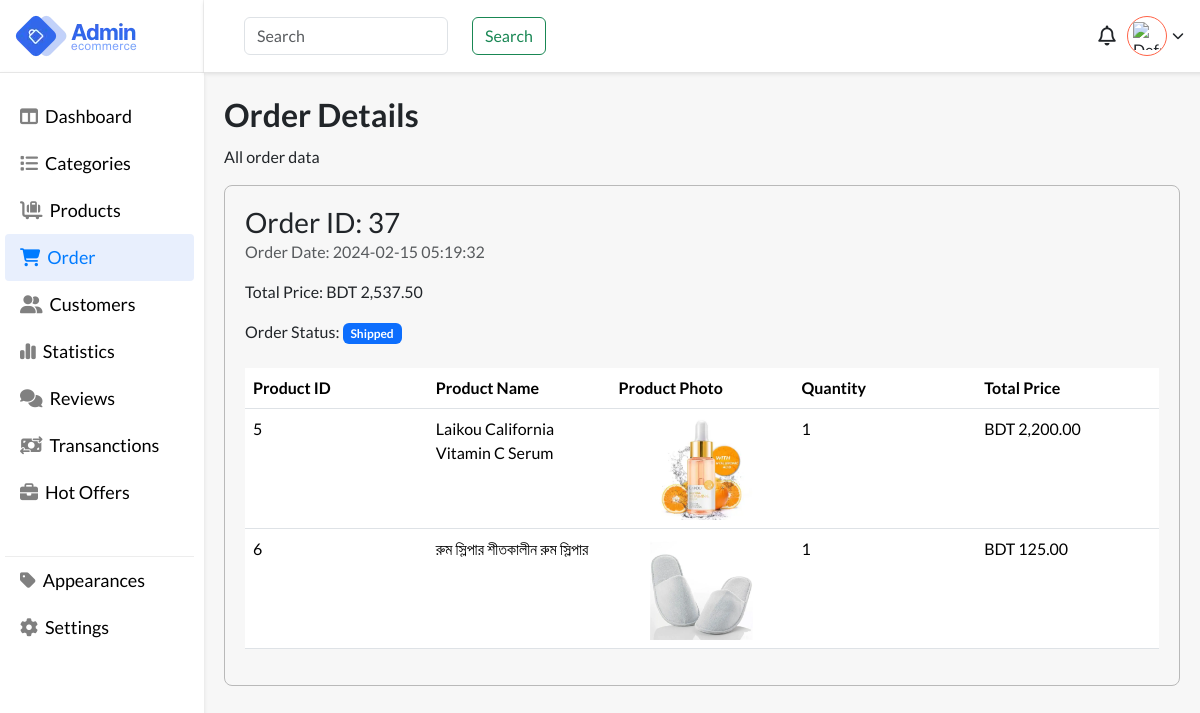
Page /files/customer/view_orders.php?order_id=37 (signed in) on the committed database.
### tables this page shows
CREATE TABLE `order_items` (
  `id` int(11) NOT NULL,
  `order_id` int(11) DEFAULT NULL,
  `product_id` int(11) DEFAULT NULL,
  `quantity` int(11) DEFAULT NULL,
  `total_price` decimal(10,2) DEFAULT NULL
);

CREATE TABLE `products` (
  `id` int(11) NOT NULL,
  `name` varchar(255) DEFAULT NULL,
  `product_photo` blob NOT NULL,
  `description` text DEFAULT NULL,
  `price` decimal(10,2) DEFAULT NULL,
  `category_id` int(11) DEFAULT NULL,
  `stock_quantity` int(11) DEFAULT NULL,
  `currency_code` varchar(3) DEFAULT 'BDT',
  `created_at` timestamp NOT NULL DEFAULT current_timestamp(),
  `updated_at` timestamp NOT NULL DEFAULT current_timestamp() ON UPDATE current_timestamp()
);

### files/customer/view_orders.php (the view, shortened to what this page needs)
<?php
require_once "../../auth/db-connection/config.php";
?>
<!DOCTYPE html>
<html lang="en">
<head>
    <link href="https://cdn.jsdelivr.net/npm/bootstrap@5.3.2/dist/css/bootstrap.min.css" rel="stylesheet">
    <link rel="stylesheet" href="https://cdnjs.cloudflare.com/ajax/libs/font-awesome/6.5.1/css/all.min.css" />
    <link rel="stylesheet" href="../../styling/style.css">
</head>
<body style="background:#f7f7f7;">
    <main>
        <div class="app-wrapper">
            <div class="app-sidebar">
                <div class="side-header flex pr-3">
                    <div class="logo flex">
                        <img src="../images/logo.webp" alt="logo">
                    </div>
                </div>
                <div class="sidebard-nav">
                    <ul>
                        <li class="">
                            <a href="../dashboard.php">
                                <i class="fa-solid fa-table-columns"></i>
                                <span class="block">Dashboard</span>
                            </a>
                        </li>
                        <li class="">
                            <a href="../categories.php">
                                <i class="fa-solid fa-list"></i>
                                <span class="block">Categories</span>
                            </a>
                        </li>
                        <li>
                            <a href="../products.php">
                               <i class="fa-solid fa-cart-flatbed-suitcase"></i>
                                <span class="block">Products</span>
                            </a>
                        </li>
                        <li class="active">
                            <a href="../orders.php">
                                  <i class="fa-solid fa-cart-shopping"></i>
                                <span class="block">Order</span>
                            </a>
                        </li>
                        <li class="">
                            <a href="../customers.php">
                                <i class="fa-solid fa-user-group"></i>
                                <span class="block">Customers</span>
                            </a>
                        </li>
                        <li>
                            <a href="../">
                                <i class="fa-solid fa-chart-simple"></i>
                                <span class="block">Statistics</span>
                            </a>
                        </li>
                        <li>
                            <a href="../">
                                <i class="fa-solid fa-comments"></i>
                                <span class="block">Reviews</span>
                            </a>
                        </li>
                        <li>
                            <a href="../">
                                <i class="fa-solid fa-money-bill-transfer"></i>
                                <span class="block">Transanctions</span>
                            </a>
                        </li>
                        <li>
                            <a href="../">
                                <i class="fa-solid fa-briefcase"></i>
                                <span class="block">Hot Offers</span>
                            </a>
                        </li>
                         <li class="devided-nav ">
                            <a href="../appearance.php">
                                <i class="fa-solid fa-tag"></i>
                                <span class="block">Appearances</span>
                            </a>
                        </li>
                         <li>
                            <a href="../settings.php">
                                <i class="fa-solid fa-gear"></i>
                                <span class="block">Settings</span>
                            </a>
                        </li>
                    </ul>
                </div>
            </div>
            <div class="header-body">
                <div class="user flex-end">
                    <div class="search">
                        <form class="d-flex gap-3" role="search">
                            <input class="form-control me-2" type="search" placeholder="Search" aria-label="Search">
                            <button class="btn btn-outline-success" type="submit">Search</button>
                        </form>
                    </div>
                    <div class="account">
                        <div class="notifications">
                            <i class="fa-regular fa-bell"></i>
                        </div>
                        <div class="wrap-u" onclick="toggleUserOptions()">
                            <div class="user-pro flex">
                                <?php if (isset($_SESSION["profile_photo"])) : ?>
                                    <img src="../../auth/backend-assets/<?php echo $_SESSION["profile_photo"]; ?>" alt="Profile Photo">
                                <?php else : ?>
                                    <img src="default_profile_photo.jpg" alt="Default Profile Photo">
                                <?php endif; ?>
                            </div>
                            <i class="fa-solid fa-chevron-down"></i>
                        </div>
                    </div>
                </div>
                <div class="h-container">
                    <div class="main">
                        <h1 class="page-heading">Order Details</h1>
                        <p>All order data</p>
                        <?php
                        if (isset($_GET['order_id'])) {
                            $orderId = $_GET['order_id'];
                        }
                        $sql = "SELECT orders.id, orders.order_date, orders.total_price, products.currency_code, orders.order_status_id
                                FROM orders
                                JOIN order_items ON orders.id = order_items.order_id
                                JOIN products ON order_items.product_id = products.id
                                WHERE orders.id = ?";
                        $stmt = $connection->prepare($sql);
                        $stmt->execute([$orderId]);
                        $order = $stmt->fetch(PDO::FETCH_ASSOC);
                        function getOrderStatusName($statusId)
                        {
                            switch ($statusId) {
                                case 4:
                                    return 'Shipped';
                            }
                        }
                        if ($stmt->rowCount() > 0) {
                            echo '<div class="card-box mb-4">
                                    <div class="card-header">
                                        <h1 class="h3 mb-0">Order ID: ' . $order['id'] . '</h1>
                                        <p class="text-muted">Order Date: ' . $order['order_date'] . '</p>
                                    </div>
                                    <div class="card-body">
                                        <p class="card-text">Total Price: ' . (isset($order['currency_code']) ? $order['currency_code'] : 'N/A') . ' ' . number_format($order['total_price'], 2) . '</p>
                                        <p class="card-text">Order Status: <span class="badge bg-primary">' . getOrderStatusName($order['order_status_id']) . '</span></p>';
                            $orderItemsStmt = $connection->prepare("SELECT order_items.*, products.name AS product_name, products.product_photo
                                        FROM order_items
                                        JOIN products ON order_items.product_id = products.id
                                        WHERE order_id = ?");
                            $orderItemsStmt->execute([$order['id']]);
                            $orderItems = $orderItemsStmt->fetchAll(PDO::FETCH_ASSOC);
                            if ($orderItemsStmt->rowCount() > 0) {
                                echo '<table class="table view_order mt-4">
                                            <thead>
                                                <tr>
                                                    <th>Product ID</th>
                                                    <th>Product Name</th>
                                                    <th>Product Photo</th>
                                                    <th>Quantity</th>
                                                    <th>Total Price</th>
                                                </tr>
                                            </thead>
                                            <tbody>';
                                foreach ($orderItems as $item) {
                                    echo '<tr>
                                            <td>' . $item['product_id'] . '</td>
                                            <td>' . $item['product_name'] . '</td>
                                            <td class="order-product-img"><img src="../../auth/assets/products/' . $item['product_photo'] . '" alt="' . $item['product_name'] . '" class="img-fluid"></td>
                                            <td>' . $item['quantity'] . '</td>
                                            <td>' . (isset($order['currency_code']) ? $order['currency_code'] : 'N/A') . ' ' . number_format($item['total_price'], 2) . '</td>
                                        </tr>';
                                }
                                echo '</tbody></table>';
                            }
                            echo '</div>
                                </div>';
                        } else {
                            echo '<div class="container mt-4">
                                    <div class="alert alert-warning" role="alert">No details found for the selected order.</div>
                                </div>';
                        }
                        ?>
                    </div>
                </div>
            </div>
        </div>
    </main>
</body>
</html>

### styling/style.css (style rules this page uses)
body { font-family: "Lato", sans-serif !important; }
.flex { display: flex; justify-content: space-between; align-items: center; }
.flex-end { display: flex; justify-content: flex-end; align-items: center; }
.block { display: block; }
.h-container { padding: 40px; transition: all 0.4s ease-in-out; margin-top: 72px; }
.page-heading { font-size: 42px; font-weight: 600; line-height: 45px; }
.app-wrapper { display: flex; justify-content: space-between; min-height: 100vh; }
.app-sidebar { width: 15%; position: fixed; left: 0; height: 100vh; }
.side-header { background: #fff; box-shadow: 0 2px 4px #0000001a; height: 72px; padding: 0 10px 0 15px; padding-right: 10px; border-right: 1px solid #cccccc42; }
.sidebard-nav { background: #fff; box-shadow: 0 2px 4px #0000001a; padding: 0 10px 40px 15px; height: 100%; border-top: 1px solid #cecece82; }
.sidebard-nav ul { padding: 0; margin-top: 20px; list-style: none; }
.sidebard-nav ul li { width: 100%; padding: 15px 0; padding-left: 10px; transition: all 0.4s ease-in-out; }
.sidebard-nav ul li.active, .sidebard-nav ul li:hover { background-color: #e8effd; border-radius: 4px; }
.sidebard-nav ul li a { text-decoration: none !important; }
.sidebard-nav ul li a i { color: gray; }
.sidebard-nav ul li:hover a i, .sidebard-nav ul li:hover a, .sidebard-nav ul .active a, .sidebard-nav ul .active a i { color: #007bff !important; }
.sidebard-nav ul li.active a, .sidebard-nav ul li.active a i { color: #007bff !important; }
.sidebard-nav ul li a { font-size: 20px; font-weight: 500; display: flex; align-items: center; gap: 10px; color: black; }
.devided-nav { margin-top: 40px; border-top: 1px solid #d3d3d369; }
.header-body { width: calc(100% - 15%); margin-left: 15%; }
.logo { width: 200px; height: 72px; }
.user { gap: 20px; padding-right: 40px; padding-left: 40px; background: #fff; box-shadow: 0 2px 4px #0000001a; display: flex; justify-content: space-between; align-items: center; height: 72px; position: fixed; width: calc(100% - 15%); z-index: 12; }
.user-pro { width: 50px; height: 50px; border-radius: 100%; background: #fff; padding: 5px; border: 1px solid tomato; overflow: hidden; cursor: pointer; }
.user-pro img { width: 100%; height: 100%; object-fit: contain; }
.wrap-u { display: flex; align-items: center; gap: 5px; cursor: pointer; }
.notifications i { font-size: 24px; cursor: pointer; }
.notifications { width: 40px; height: 40px; display: flex; justify-content: center; align-items: center; }
.account { width: 20%; display: flex; align-items: center; justify-content: end; position: relative; }
@media screen and (min-width: 1024px) and (max-width: 1280px) { .sidebard-nav { padding: 0 10px 40px 5px; } }
@media screen and (min-width: 1024px) and (max-width: 1280px) { .app-sidebar { width: 17%; } }
@media screen and (min-width: 1024px) and (max-width: 1280px) { .header-body { width: calc(100% - 17%); margin-left: 17%; } }
@media screen and (min-width: 1024px) and (max-width: 1280px) { .h-container { padding: 20px; } }
@media screen and (max-width: 1444px) { .sidebard-nav ul li a { font-size: 18px; gap: 7px; } }
@media screen and (max-width: 1444px) { .sidebard-nav ul li { padding: 10px 0; padding-left: 15px; } }
@media screen and (max-width: 1444px) { .user-pro { width: 40px; height: 40px; } }
@media screen and (max-width: 1444px) { .wrap-u i { font-size: 12px; } }
@media screen and (max-width: 1444px) { .notifications i { font-size: 20px; } }
@media screen and (max-width: 1444px) { .page-heading { font-size: 32px; } }
input { flex-grow: 1; margin-right: 10px; }
.card-box { border: 1px solid #b9b9b9; border-radius: 8px; padding: 20px; }
.order-product-img { width: 120px; height: 120px; }
.order-product-img img { width: 100%; height: 100%; object-fit: contain; }
.table.view_order thead th { width: 20%; }

### rows in the picture
order_items: product "5", product.name "Laikou California Vitamin C Serum", product.product_photo (picture), quantity "1", currency_code "BDT", total_price "2,200.00"
order_items: product "6", product.name "রুম স্লিপার শীতকালীন রুম স্লিপার", product.product_photo (picture), quantity "1", currency_code "BDT", total_price "125.00"

### other values in the picture
$order['id'] "37"
$order['order_date'] "2024-02-15 05:19:32"
$order['currency_code'] "BDT"
$order['total_price'] "2,537.50"
getOrderStatusName($order['order_status_id']) "Shipped"
